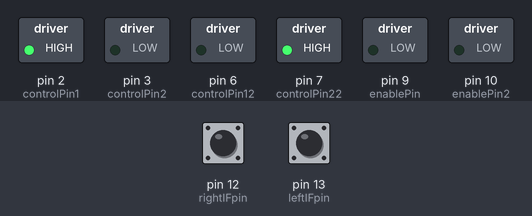
The sketch below on a simulated Arduino Uno, built with avr-gcc and run on an emulated ATmega328P. Parts: switched loads named in the sketch (green lamp = pin HIGH). Dashed ring = blinking. The test bench sets the inputs (shaded band); at power-on: pin 12 (rightIFpin) LOW, pin 13 (leftIFpin) LOW.

Above: at 1.29 s.
1.3 s: pin 12 (rightIFpin) pulled HIGH for 1 s
At 1.72 s:
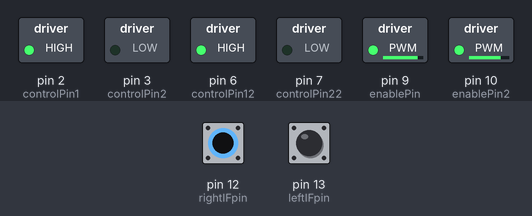
4.3 s: pin 13 (leftIFpin) pulled HIGH for 1 s
At 4.65 s:
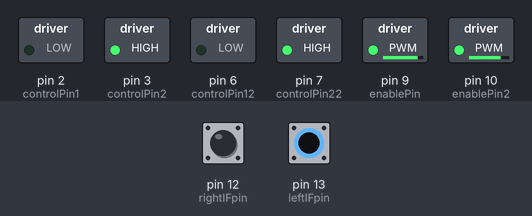
7.3 s: pin 13 (leftIFpin) pulled HIGH for 3.2 s
At 10.71 s:
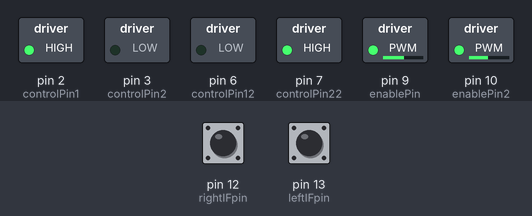
12.0 s: pin 12 (rightIFpin) pulled HIGH for 3.2 s
At 12.35 s:
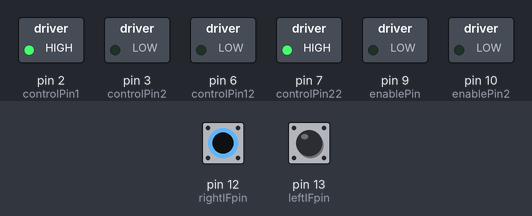
16.7 s: pin 12 (rightIFpin) driven HIGH and pin 13 (leftIFpin) driven HIGH
At 17.16 s:
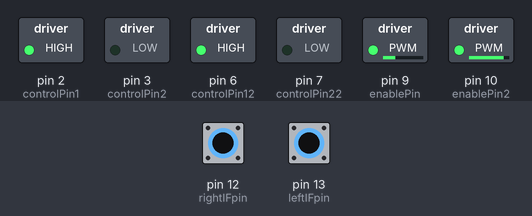
Timing chart, 0 to 20.7 s (numbered marks = the images above; inputs shaded):
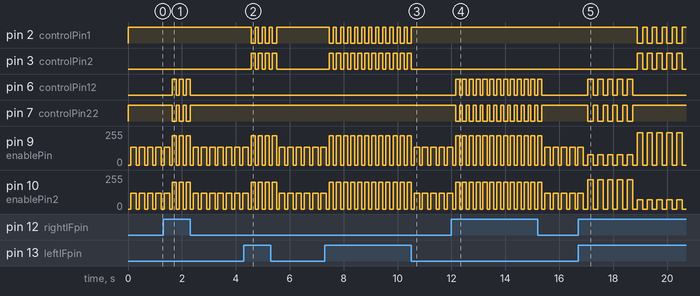

The sketch:

90_deg_turn_trial2.ino
```cpp
// VARIABLES DEFINITION ----------------------------
// LINK to schematic https://www.johnval.nl/school/informatica/arduino/

// 2, 3, 9 is the left motor
const int controlPin1 = 2; // aangesloten aan pin 7 van de H-bridge
const int controlPin2 = 3; // aangesloten aan pin 2 van de H-bridge
const int enablePin = 9;   // aangesloten aan pin 1 van de H-bridge

// 6, 7, 10 is the right motor
const int controlPin12 = 6; // aangesloten aan pin 15 van de H-bridge
const int controlPin22 = 7; // aangesloten aan pin 10 van de H-bridge
const int enablePin2 = 10;   // aangesloten aan pin 9 van de H-bridge

// Ultrasonic
const int trigPin =  4;
const int echoPin =  5;
long duration;
float dist;

// Infrared pins
const int rightIFpin = 12;
const int leftIFpin = 13;
int right, left;
// const int thresholdL = 15;
const int thresholdR = 3;

const int forwardTimeout = 100; // in ms
const int forwardTime = 200;
// const int forwardTime = 100; 200 works for turning
const int turnTimeout = 100;
// const int turnTime = 80;
const int turnTime = 150;
// const int backTime = 80;
const int backTime = 200;
const int backTimeout = 100;

// other default values
int timeout = 50; // in ms
int defaultSpeed = 120; // max = 256
int turnSpeed1 = 200; // The speed of the forward going wheel
int turnSpeed2 = 200; // backward

// if 1 or 2, wriggle back left; if -1 or -2, wriggle back right
int backLeft = 1;
int maxSameSideWriggles = 5;

void setup(){
  // zeg welke 'pin' invoer en uitvoer is
  pinMode(controlPin1, OUTPUT);
  pinMode(controlPin2, OUTPUT);
  pinMode(enablePin, OUTPUT);
  pinMode(controlPin12, OUTPUT);
  pinMode(controlPin22, OUTPUT);
  pinMode(enablePin2, OUTPUT);
  pinMode(trigPin, OUTPUT);
  pinMode(echoPin, INPUT);
  Serial.begin(9600);

  setMotors(1, 0, 1, 0);
}


void loop(){
  // getAction();
  if (getAction() == 1) {
    delay(turnTimeout);
    setMotors(1, turnSpeed1, 0, turnSpeed2);
    delay(turnTime);
  }
  else if (getAction() == 0) {
    delay(forwardTimeout);
    goForwards(defaultSpeed);
    delay(forwardTime);
  }
  else if (getAction() == -1) {
    delay(turnTimeout);
    setMotors(0, turnSpeed2, 1, turnSpeed1);
    delay(turnTime);
  }
  else if (getAction() == 2) {
    delay(50);
    // goBackwards(defaultSpeed);
    // delay(backTime);
    // wriggle back
    if (backLeft >0 ) {

      delay(backTimeout);
      setMotors(1, defaultSpeed-50, 0, defaultSpeed+100);
      delay(backTime);

      if (backLeft == maxSameSideWriggles) {
        backLeft = -1;
      } else {
        backLeft++;
      }

    } else if (backLeft < 0) {
      delay(backTimeout);
      setMotors(0, defaultSpeed+100, 1, defaultSpeed-50);
      delay(backTime);

      if (backLeft == -1*maxSameSideWriggles) {
        backLeft = 1;
      } else {
        backLeft--;
      }
    }
  }
  stop();

}


// CAR CONTROL FUNCTIONS ----------------------

int getAction() {
  // turn right is 1
  // forward is 0
  // turn left is -1
  // backwards is 2
  pinMode(rightIFpin, OUTPUT);
  pinMode(leftIFpin, OUTPUT);
  digitalWrite(rightIFpin, HIGH);
  digitalWrite(leftIFpin, HIGH);
  delay(1);
  pinMode(rightIFpin, INPUT);
  pinMode(leftIFpin, INPUT);
  delay(thresholdR);

  right = digitalRead(rightIFpin) == HIGH;
  left = digitalRead(leftIFpin) == HIGH;


  // Serial.print(left);
  // Serial.print("\t");
  // Serial.println(right);
  if (right && left) {
    return 2;
  }
  if (right) {
    return 1;
  }
  if (left) {
    return -1;
  }
  return 0;
}

void goAroundObstacle() {
  dist = getDistance();
  Serial.println(dist);
  if(dist > 30)
  {
    setMotors(1, defaultSpeed, 1, defaultSpeed);
  }
  else
  {
    setMotors(1,0,1,0);
  }
  delay(50);
}

int getInfSensor(int infpin) {
  // return the amount of delay of the infrared sensor
  // larger value = more black
  int t=0;
  pinMode(infpin, OUTPUT);
  digitalWrite(infpin, HIGH);
  delay(1);
  pinMode(infpin,INPUT);
  while(digitalRead(infpin)==HIGH){
    t= t+1;
    delayMicroseconds(100);
  }
  return t;
}

void goForwards(int speed) {
  setMotors(1, speed, 1, speed);
}

void goBackwards(int speed) {
  setMotors(0, speed, 0, speed);
}

void stop() {
  setMotors(1, 0, 1, 0);
}

void setMotors(int r1, int s1, int r2, int s2) {
  // forward -> r1 = 1
  // r1 = 1 -r1;
  // r2 = 1 -r2;

  if(r1 == 1) {
    digitalWrite(controlPin1, HIGH);
    digitalWrite(controlPin2, LOW);

  }
  else {
    digitalWrite(controlPin1, LOW);
    digitalWrite(controlPin2, HIGH);
  }

  // foward -> r2 = 1
  if(r2 == 1) {
    digitalWrite(controlPin12, LOW);
    digitalWrite(controlPin22, HIGH);
  }
  else {
    digitalWrite(controlPin12, HIGH);
    digitalWrite(controlPin22, LOW);
  }

  // sets the speed
  // accomodate the left motor
  analogWrite(enablePin,  int(s1*1.1));
  analogWrite(enablePin2, s2);
}

// ULTRASONIC FUNCTIONS -------------------
long getDistance() {
  //  pinMode(trigPin, OUTPUT);
   digitalWrite(trigPin, LOW);
   delayMicroseconds(5);
   digitalWrite(trigPin, HIGH);
   delayMicroseconds(10);
   digitalWrite(trigPin, LOW);
  //  pinMode(echoPin, INPUT);

  // time out is optional and in ms, duration is in ms
   duration = pulseIn(echoPin, HIGH);

  //  Serial.println(duration);

   // returns in cm
  dist = duration * 0.017;
  //  return float (duration/2000) * 340;
  return dist;
}
```

Measured:
- after the input at 1.3 s, pin 6 (controlPin12): alternates HIGH for 0.15 s and LOW for 0.10 s, 6 changes in all, then stays LOW, starting after 0.35 s; pin 7 (controlPin22): alternates HIGH for 0.10 s and LOW for 0.15 s, 6 changes in all, then stays HIGH, starting after 0.35 s
- after the input at 4.3 s, pin 2 (controlPin1): alternates HIGH for 0.11 s and LOW for 0.15 s, 8 changes in all, then stays HIGH, starting after 0.27 s; pin 3 (controlPin2): alternates HIGH for 0.15 s and LOW for 0.11 s, 8 changes in all, then stays LOW, starting after 0.27 s
- after the input at 7.3 s, pin 2 (controlPin1): alternates HIGH for 0.11 s and LOW for 0.15 s, 24 changes in all, then stays HIGH, starting after 0.17 s; pin 3 (controlPin2): alternates HIGH for 0.15 s and LOW for 0.11 s, 24 changes in all, then stays LOW, starting after 0.17 s
- after the input at 12.0 s, pin 6 (controlPin12): alternates HIGH for 0.15 s and LOW for 0.10 s, 26 changes in all, then stays LOW, starting after 0.15 s; pin 7 (controlPin22): alternates HIGH for 0.10 s and LOW for 0.15 s, 26 changes in all, then stays HIGH, starting after 0.15 s
- after the input at 16.7 s, pin 2 (controlPin1): alternates HIGH for 0.17 s and LOW for 0.20 s, starting after 2.2 s; pin 3 (controlPin2): alternates HIGH for 0.20 s and LOW for 0.17 s, starting after 2.2 s
